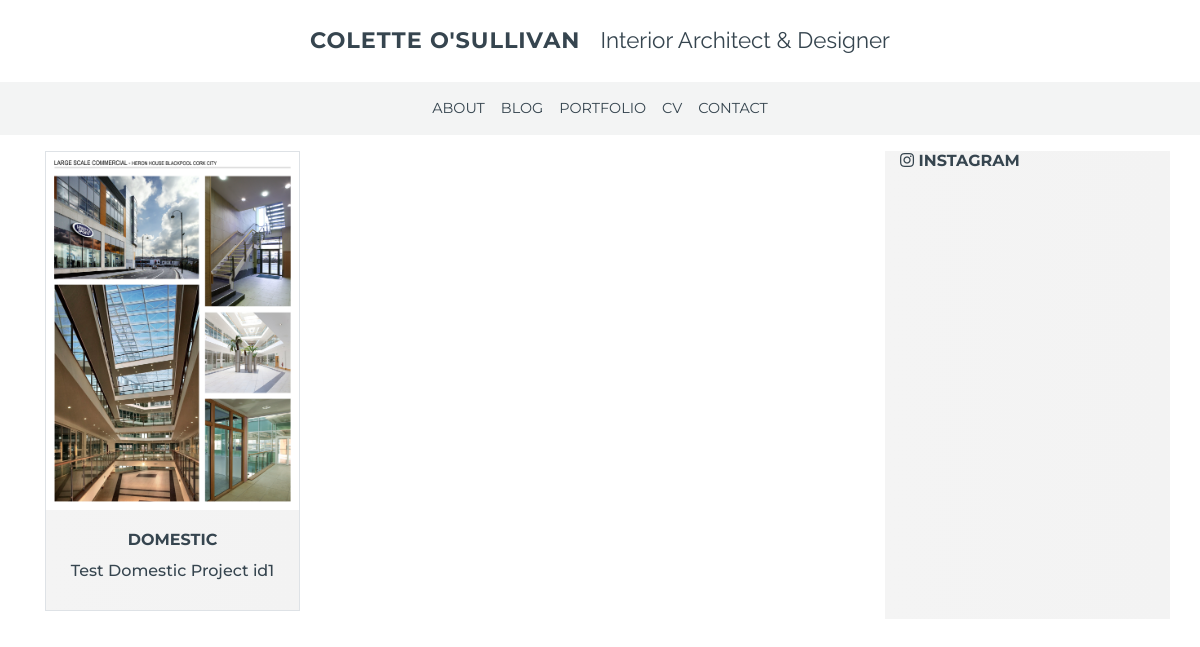
/portfolio/, run on an earlier commit of the app's database.
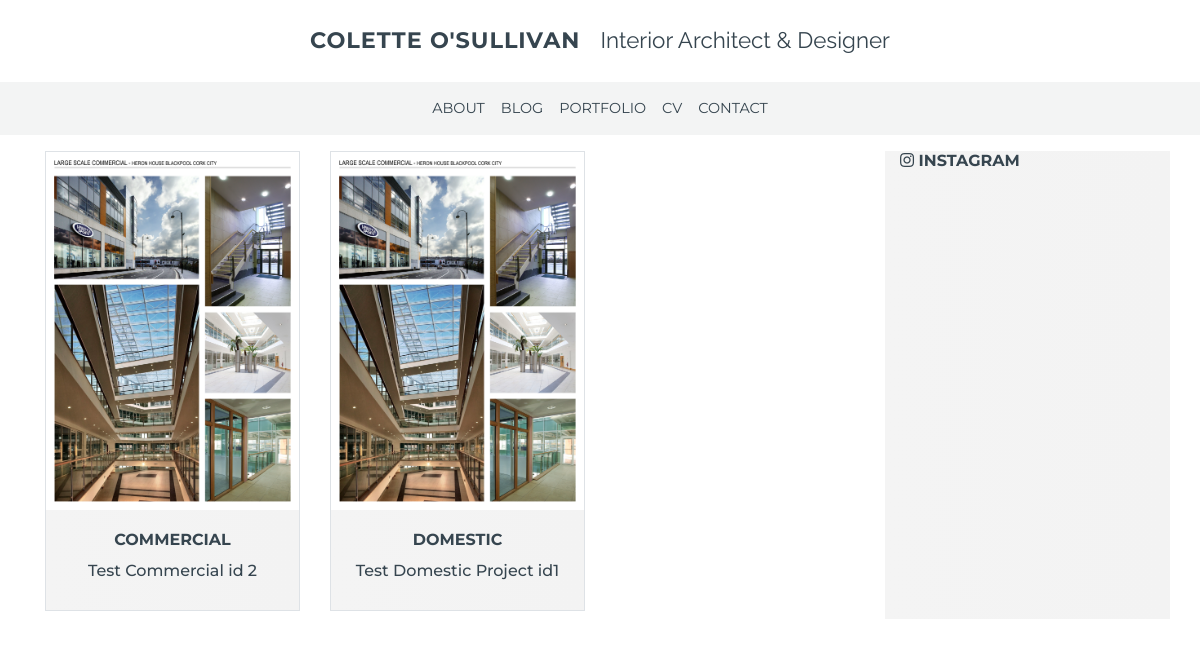
And on a later commit of the database.
### portfolio/models.py (models this page shows, shortened)
class Project(models.Model):
    category = models.ForeignKey('Category', null=True, on_delete=models.CASCADE, related_name='projects')
    title = models.CharField(max_length=200)
    date = models.DateField(default=timezone.now)
    image_portrait = models.ImageField(blank=True)
    image_landscape = models.ImageField(blank=True)
    content = models.TextField()
    order = models.IntegerField(null=True)
    exclude = models.BooleanField(default=False)

class Category(models.Model):
    title = models.CharField(max_length=100)

### portfolio/views.py (the view)
# urls.py: path('', views.projects, name='projects'),
def projects(request):
    projects = Project.objects.filter(exclude=False).order_by('order')
    context = {'projects': projects}
    return render(request, 'portfolio/projects.html', context)

### portfolio/templates/portfolio/projects.html (shortened to what this page needs)
{% extends 'base.html' %}
{% load static %}
{% block content%}
<div class="row">
    {% for project in projects %}
    <div class="col-12 col-md-6 col-lg-4">
        <div class="card rounded-0 border mb-2">
            <img src="{% static 'images/portrait2.jpg' %}" class="card-img-top image-fluid rounded-0" alt="Placeholder image">
            <div class="card-body text-center stone height-cardtext">
                <a href="{% url 'project' pk=project.id %}">
                <h3 class="card-title">{{ project.category.title }}</h3>
                <h4 class="card-text">{{ project.title }}</h4>
            </a>
            </div>
        </div>
    </div>
    {% endfor %}
</div>
{% endblock %}

What changed in the data, as far as the page shows it:
added Project: category "COMMERCIAL", title "Test Commercial id 2"
